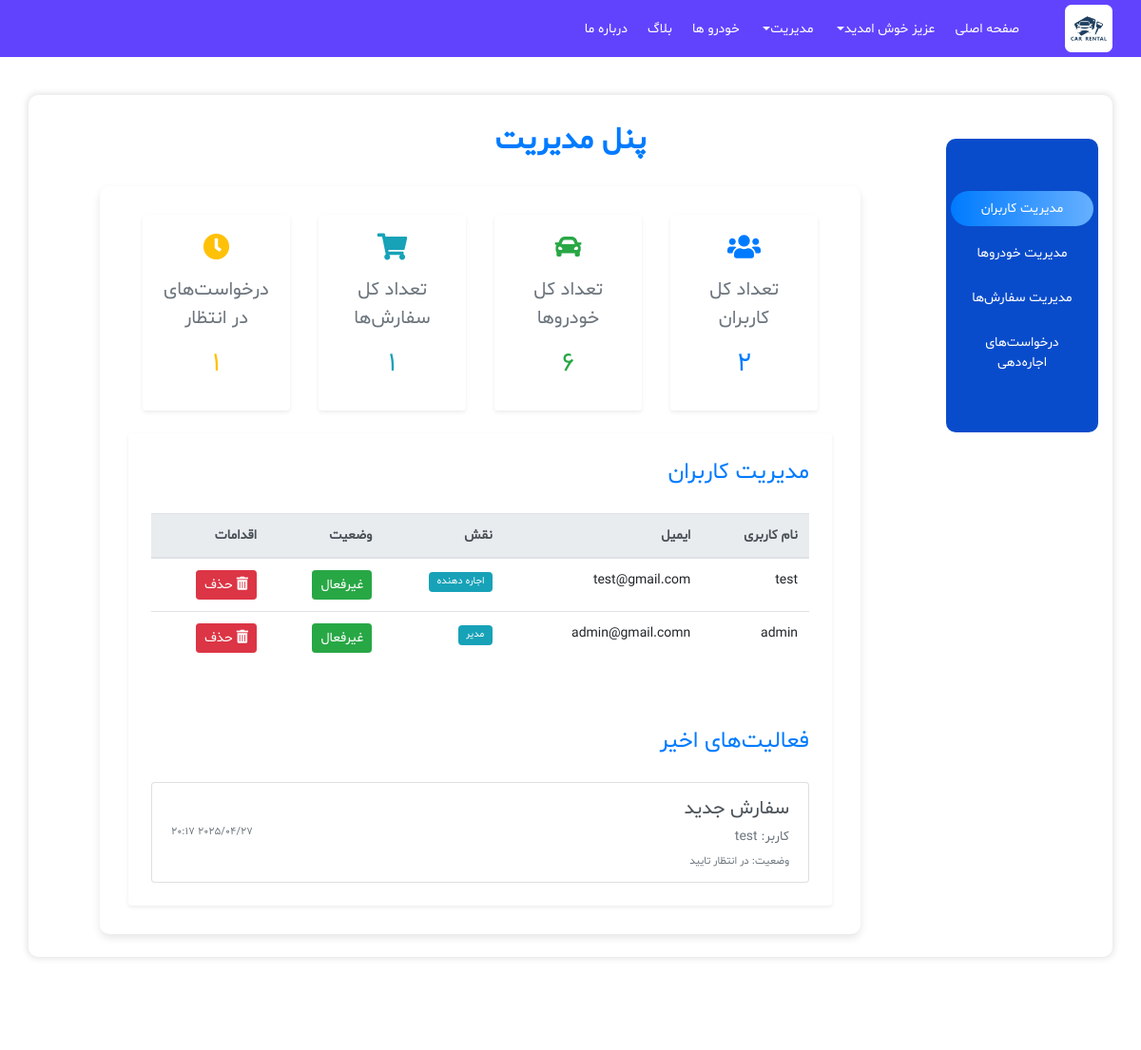
/admin_panel/ (signed in, upper part), run on an earlier commit of the app's database.
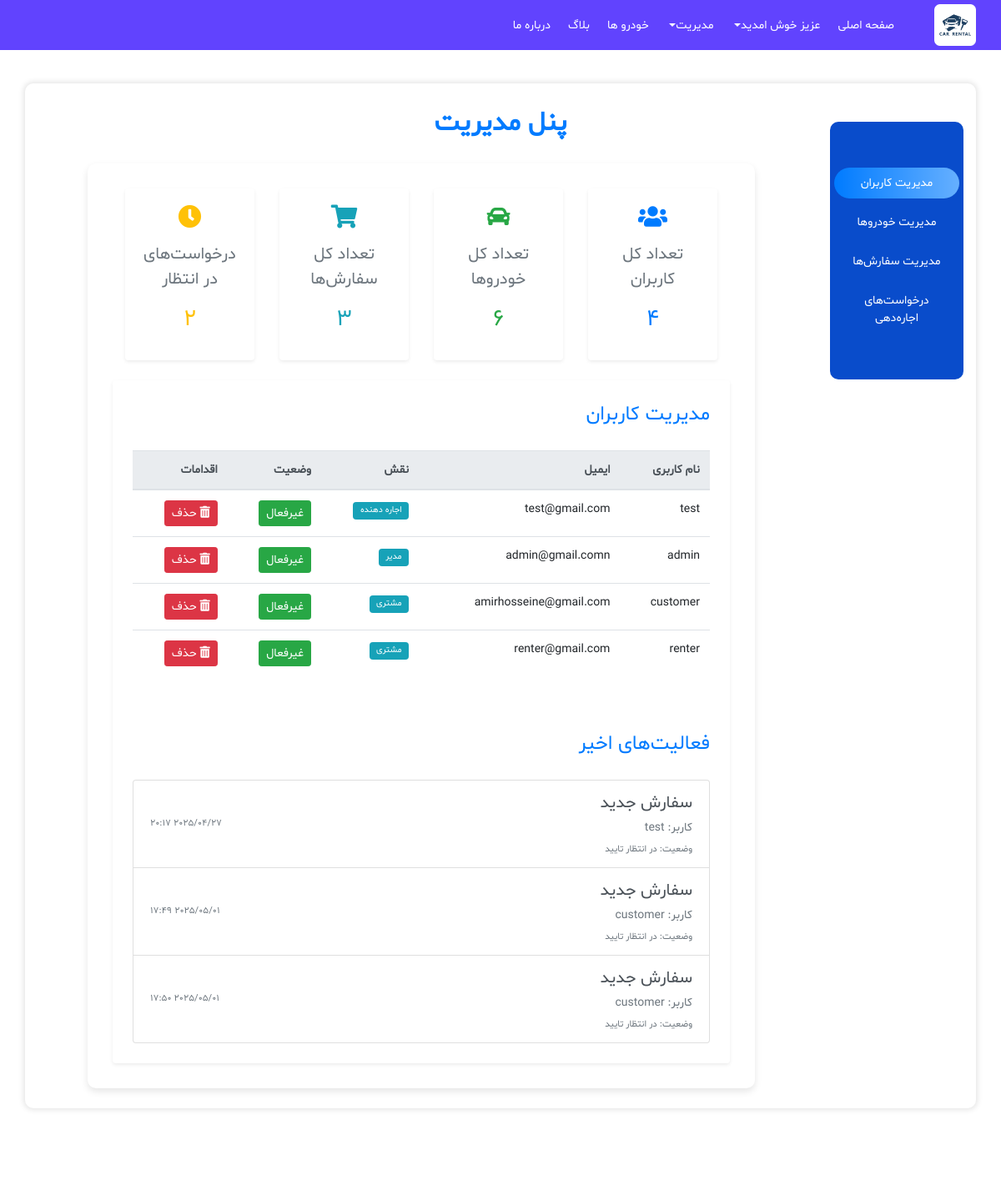
And on a later commit of the database.
### users/models.py (models this page shows)
class User(AbstractUser):
    ROLES = ((1, 'Admin'), (2, 'Renter'), (3, 'Passenger'))
    role = models.IntegerField(choices=ROLES, default=3)
    phonenumber = models.CharField(max_length=15, blank=True, null=True)
    address = models.TextField(blank=True, null=True)
    role_change_requested = models.BooleanField(default=False)
    is_active = models.BooleanField(default=True)
    objects = UserManager()

### reservations/models.py (models this page shows, shortened)
class Order(models.Model):
    car = models.ForeignKey(Car, on_delete=models.CASCADE)
    user = models.ForeignKey(User, on_delete=models.CASCADE)
    pickup_date = models.DateField()
    return_date = models.DateField()
    number_of_passengers = models.IntegerField()
    total_price = models.DecimalField(max_digits=10, decimal_places=0)
    created_at = models.DateTimeField(auto_now_add=True)
    status = models.CharField(max_length=20, choices=[
        ('pending', 'در انتظار تایید'),
        ('confirmed', 'تایید شده'),
        ('cancelled', 'لغو شده'),
        ('completed', 'تکمیل شده')
    ], default='pending')

### admin_app/views.py (the view, shortened to what this page needs)
# urls.py: path('admin_panel/', views.admin_panel, name='admin_panel'),
@login_required
def admin_panel(request):
    if not request.user.is_superuser:
        return redirect('home')
    total_users = User.objects.count()
    total_cars = Car.objects.count()
    total_orders = Order.objects.count()
    pending_renter_requests = User.objects.filter(role_change_requested=True).count()
    users = User.objects.all()
    cars = Car.objects.all().order_by('-id')  # Order by id descending
    orders = Order.objects.all().order_by('-created_at')
    renter_requests = User.objects.filter(role_change_requested=True)
    recent_activities = []
    for order in Order.objects.filter(created_at__gte=timezone.now() - timedelta(days=7)):
        recent_activities.append({
            'timestamp': order.created_at,
            'user': order.user.username,
            'action': 'سفارش جدید',
            'status': order.get_status_display()
        })
    context = {
        'total_users': total_users,
        'total_cars': total_cars,
        'total_orders': total_orders,
        'pending_renter_requests': pending_renter_requests,
        'recent_activities': recent_activities[:10],  # Show only last 10 activities
        'users': users,
        'cars': cars,
        'orders': orders,
        'renter_requests': renter_requests,
    }
    return render(request, 'admin/admin_panel.html', context)

### templates/admin/admin_panel.html (shortened to what the changed rows need)
{% extends 'base.html' %}
{% block content %}
<main class="container content content-box py-4">
    <h2 class="title mb-4 text-primary d-none d-lg-block text-center">پنل مدیریت</h2>
    <div class="row mtop-2">
        <div class="col-md-10 col-sm-9 content-wrapper">
            <div class="dashboard-summary mb-4">
                <div class="row">
                    <div class="col-md-3">
                        <div class="card shadow-sm h-100 border-0">
                            <div class="card-body text-center">
                                <i class="fas fa-users fa-2x text-primary mb-3"></i>
                                <h5 class="card-title text-muted">تعداد کل کاربران</h5>
                                <h3 class="text-primary">{{ total_users|default:"0" }}</h3>
                            </div>
                        </div>
                    </div>
                    <div class="col-md-3">
                        <div class="card shadow-sm h-100 border-0">
                            <div class="card-body text-center">
                                <i class="fas fa-shopping-cart fa-2x text-info mb-3"></i>
                                <h5 class="card-title text-muted">تعداد کل سفارش‌ها</h5>
                                <h3 class="text-info">{{ total_orders|default:"0" }}</h3>
                            </div>
                        </div>
                    </div>
                    <div class="col-md-3">
                        <div class="card shadow-sm h-100 border-0">
                            <div class="card-body text-center">
                                <i class="fas fa-clock fa-2x text-warning mb-3"></i>
                                <h5 class="card-title text-muted">درخواست‌های در انتظار</h5>
                                <h3 class="text-warning">{{ pending_renter_requests|default:"0" }}</h3>
                            </div>
                        </div>
                    </div>
                </div>
            </div>
            <div class="tab-content bg-white rounded shadow-sm p-4" id="v-pills-tabContent">
                <div class="tab-pane fade show active" id="v-pills-users" role="tabpanel" aria-labelledby="v-pills-users-tab">
                    <div class="table-responsive">
                        {% if users %}
                        <table class="table table-hover">
                            <thead class="thead-light">
                                <tr>
                                    <th>نام کاربری</th>
                                    <th>ایمیل</th>
                                    <th>نقش</th>
                                    <th>وضعیت</th>
                                    <th>اقدامات</th>
                                </tr>
                            </thead>
                            <tbody>
                                {% for user in users %}
                                <tr>
                                    <td>{{ user.username }}</td>
                                    <td>{{ user.email }}</td>
                                    <td><span class="badge badge-info">
                                        {% if user.get_role_display == 'Renter' %}
                                            اجاره دهنده
                                        {% elif user.get_role_display == 'Admin' %}
                                            مدیر
                                        {% elif user.get_role_display == 'Passenger' %}
                                            مشتری
                                        {% else %}
                                            {{ user.get_role_display }}
                                        {% endif %}
                                    </span></td>
                                    <td>
                                        <form method="post" action="{% url 'toggle_user_status' user.id %}">
                                            <button type="submit" class="btn btn-sm btn-{{ user.is_active|yesno:'success,danger' }}">
                                                {{ user.is_active|yesno:"غیرفعال,فعال" }}
                                            </button>
                                        </form>
                                    </td>
                                    <td>
                                        <form method="post" action="{% url 'admin_delete_user' user.id %}">
                                            <button type="submit" class="btn btn-sm btn-danger">
                                                <i class="fas fa-trash-alt"></i> حذف
                                            </button>
                                        </form>
                                    </td>
                                </tr>
                                {% endfor %}
                            </tbody>
                        </table>
                        {% else %}
                        <div class="alert alert-info text-center">هیچ کاربری یافت نشد.</div>
                        {% endif %}
                    </div>
                </div>
                <div class="recent-activities mt-5">
                    <div class="list-group">
                        {% if recent_activities %}
                            {% for activity in recent_activities %}
                            <div class="list-group-item list-group-item-action">
                                <div class="d-flex w-100 justify-content-between align-items-center">
                                    <div>
                                        <h5 class="mb-1">{{ activity.action }}</h5>
                                        <p class="mb-1 text-muted">کاربر: {{ activity.user }}</p>
                                        <small class="text-muted">وضعیت: {{ activity.status }}</small>
                                    </div>
                                    <small class="text-muted">{{ activity.timestamp|date:"Y/m/d H:i" }}</small>
                                </div>
                            </div>
                            {% endfor %}
                        {% else %}
                        <div class="alert alert-info text-center">هیچ فعالیت اخیری وجود ندارد.</div>
                        {% endif %}
                    </div>
                </div>
            </div>
        </div>
    </div>
</main>
{% endblock %}

What changed in the data, as far as the page shows it:
added User: username "customer", email "amirhosseine@gmail.com", role "مشتری", is_active "غیرفعال", user "customer" "customer"
added User: username "renter", email "renter@gmail.com", role "مشتری", is_active "غیرفعال"
added Order: timestamp "2025/05/01 17:49"
added Order: timestamp "2025/05/01 17:50"
Also different on the page:
{{ total_users|default:"0" }}: "2" → "4"
{{ total_orders|default:"0" }}: "1" → "3"
{{ pending_renter_requests|default:"0" }}: "1" → "2"
new list line: "سفارش جدید کاربر: وضعیت: در انتظار تایید"
